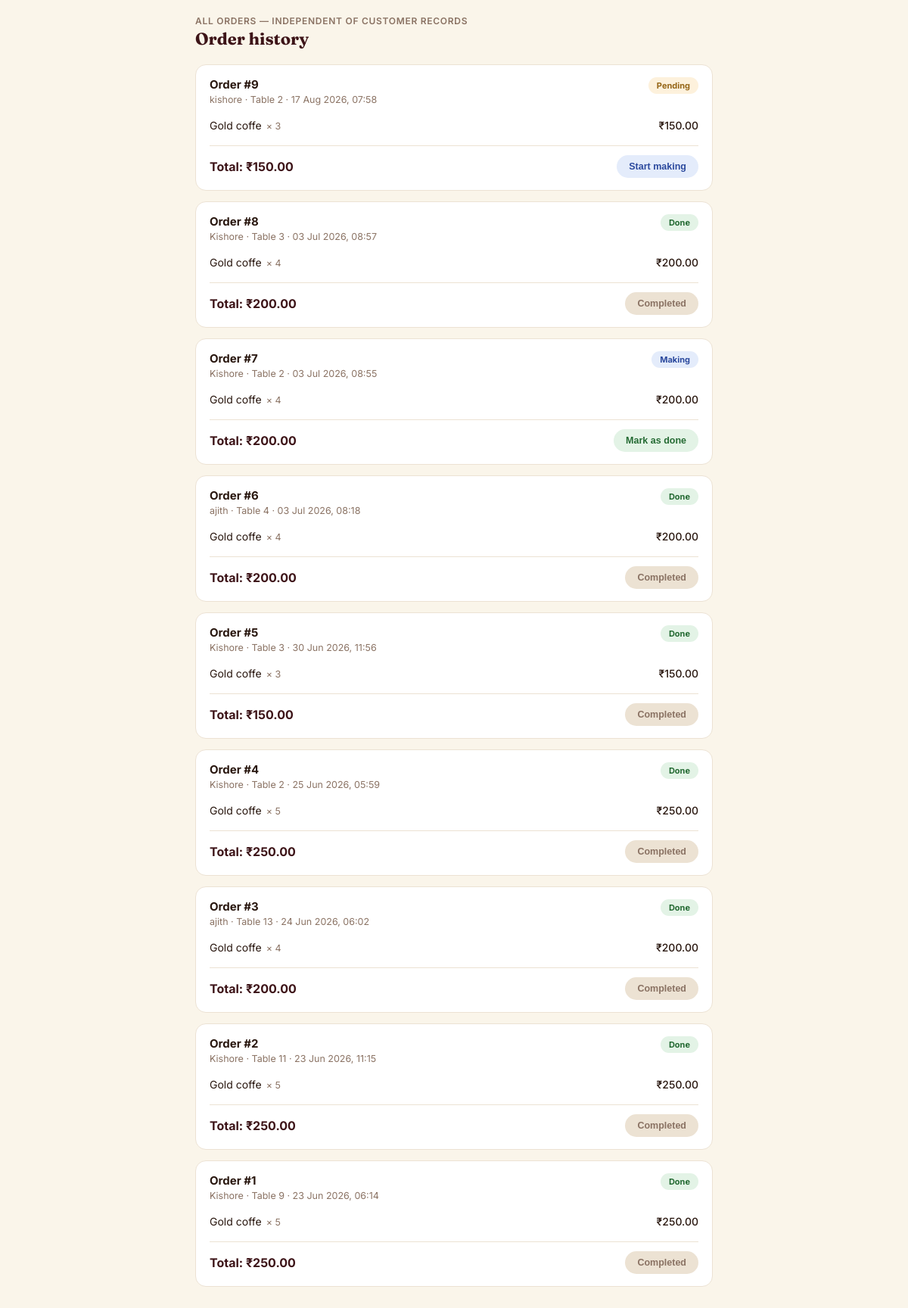
/orders/, run on an earlier commit of the app's database.
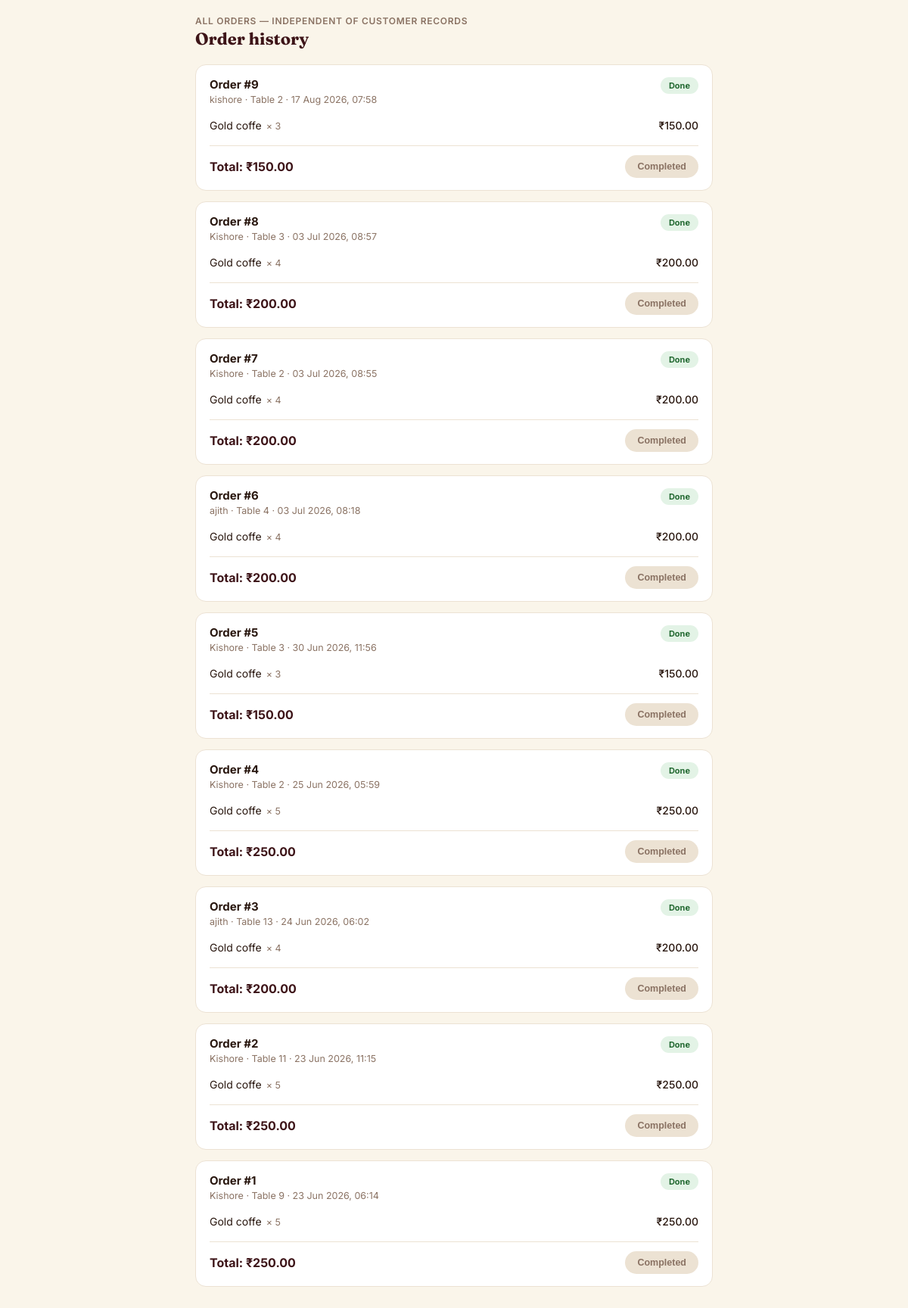
And on a later commit of the database.
### core/models.py (models this page shows, shortened)
class Order(models.Model):
    STATUS_CHOICES = [
        ('pending', 'Pending'),
        ('making',  'Making'),
        ('done',    'Done'),
    ]
    customer_name  = models.CharField(max_length=100)
    table_number   = models.IntegerField()
    status         = models.CharField(max_length=20, choices=STATUS_CHOICES, default='pending')
    placed_at      = models.DateTimeField(auto_now_add=True)
    updated_at     = models.DateTimeField(auto_now=True)
    def get_total(self):
        return sum(item.subtotal() for item in self.items.all())

class OrderItem(models.Model):
    order         = models.ForeignKey(Order, on_delete=models.CASCADE, related_name='items')
    product_name  = models.CharField(max_length=100)   # snapshot — no FK to Product
    quantity      = models.PositiveIntegerField()
    price         = models.DecimalField(max_digits=7, decimal_places=2)  # snapshot
    def subtotal(self):
        return self.price * self.quantity

### core/views.py (the view)
# urls.py: path('orders/', order_history, name='order_history'),
def order_history(request):
    orders = Order.objects.prefetch_related("items").order_by("-placed_at")
    return render(request, "order_history.html", {"orders": orders})

### template/order_history.html (shortened to what this page needs)
{% load static %}
<!DOCTYPE html>
<html lang="en">
<head>
  <link rel="stylesheet" href="{% static 'css/theme.css' %}">
</head>
<body class="kc">
<div class="kc-shell wide">
  <div class="kc-topbar">
    <div>
      <div class="eyebrow">All orders — independent of customer records</div>
      <h1>Order history</h1>
    </div>
  </div>
  {% if orders %}
  <div class="oh-list">
    {% for order in orders %}
    <div class="kc-card" id="order-{{ order.id }}">
      <div class="oh-header">
        <div>
          <div class="oh-id">Order #{{ order.id }}</div>
          <div class="oh-meta">{{ order.customer_name }} · Table {{ order.table_number }} · {{ order.placed_at|date:"d M Y, H:i" }}</div>
        </div>
        <span class="kc-badge kc-badge-{{ order.status }}" id="badge-{{ order.id }}">{{ order.get_status_display }}</span>
      </div>
      <div class="oh-item-rows">
        {% for item in order.items.all %}
        <div class="oh-item-row">
          <span>{{ item.product_name }}<span class="oh-item-qty">× {{ item.quantity }}</span></span>
          <span style="font-weight:500;">₹{{ item.subtotal|floatformat:2 }}</span>
        </div>
        {% endfor %}
      </div>
      <div class="oh-footer">
        <span class="oh-total">Total: ₹{{ order.get_total|floatformat:2 }}</span>
        <div id="actions-{{ order.id }}">
          {% if order.status == 'pending' %}
            <button class="status-btn btn-to-making" onclick="advanceStatus({{ order.id }})">Start making</button>
          {% elif order.status == 'making' %}
            <button class="status-btn btn-to-done" onclick="advanceStatus({{ order.id }})">Mark as done</button>
          {% else %}
            <button class="status-btn btn-completed" disabled>Completed</button>
          {% endif %}
        </div>
      </div>
    </div>
    {% endfor %}
  </div>
  {% endif %}
</div>
</body>
</html>

What changed in the data, as far as the page shows it:
changed Order "kishore": status "Pending" → "Done"; status "Start making" → "Completed"
changed Order "03 Jul 2026, 08:55": status "Making" → "Done"; status "Mark as done" → "Completed"
